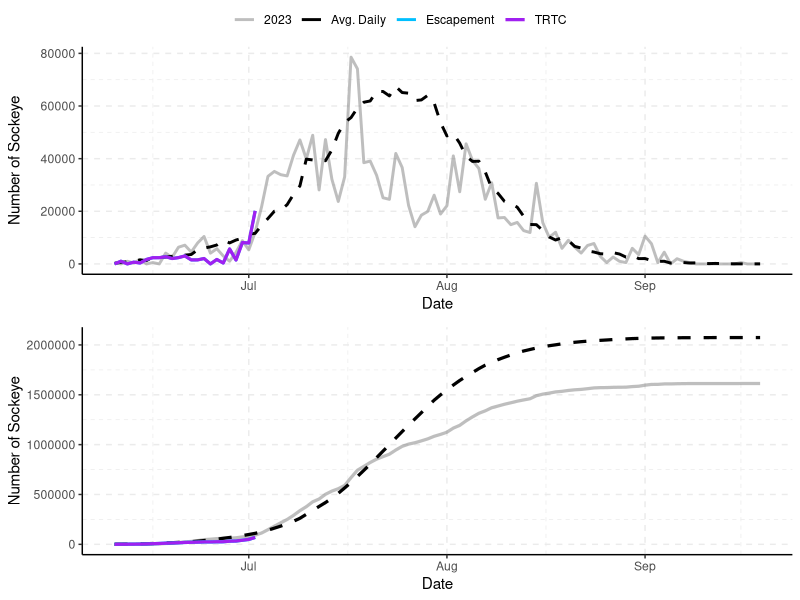
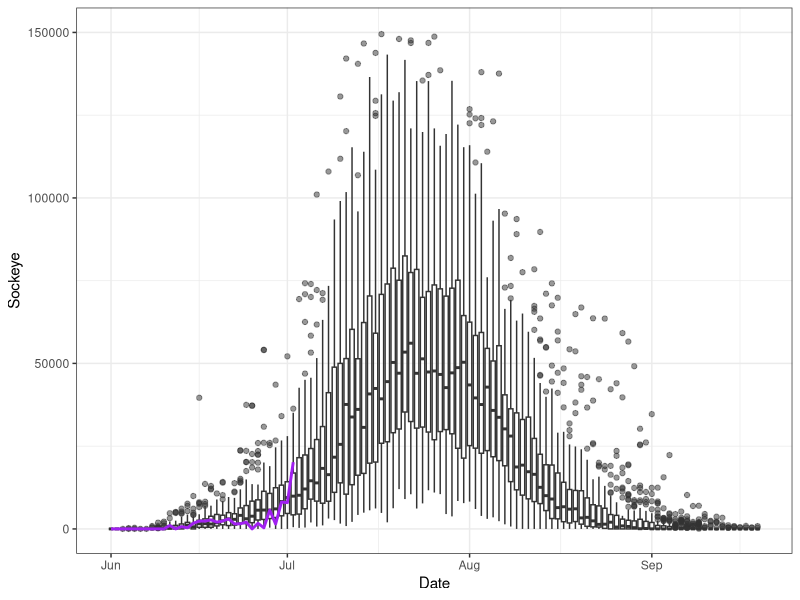
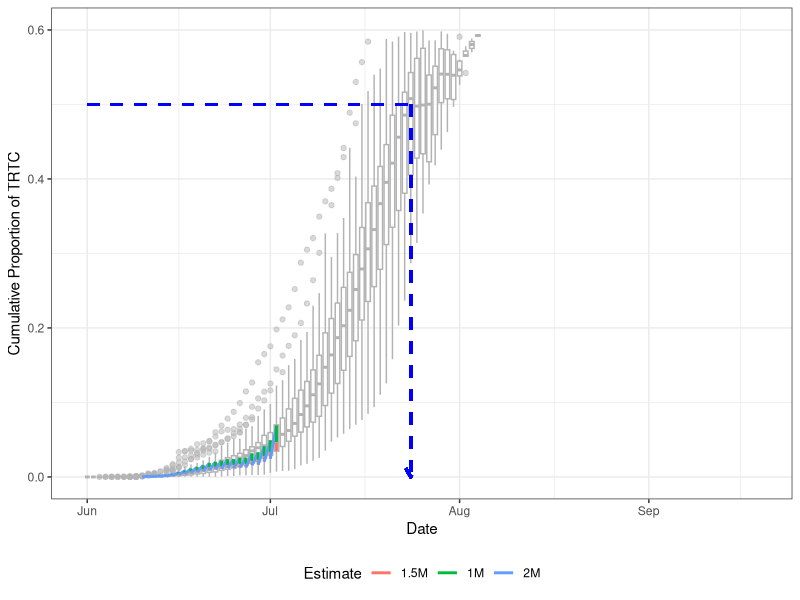
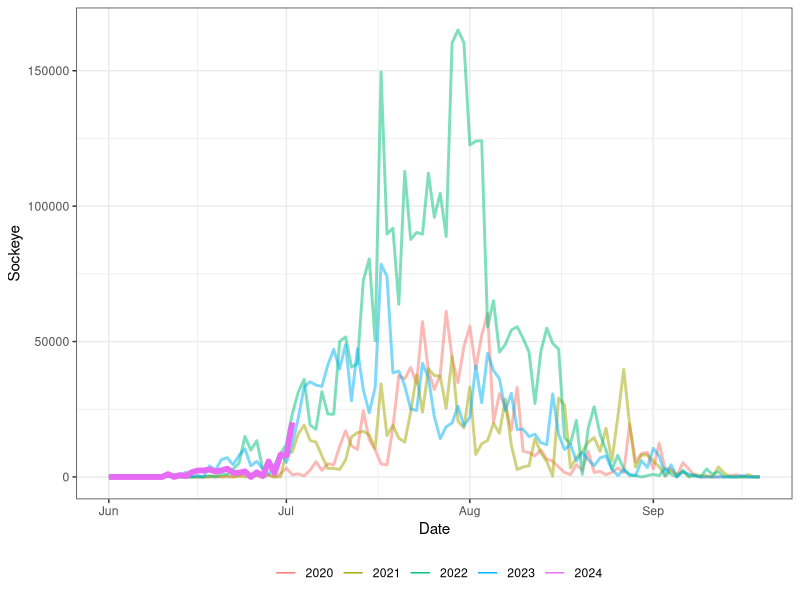
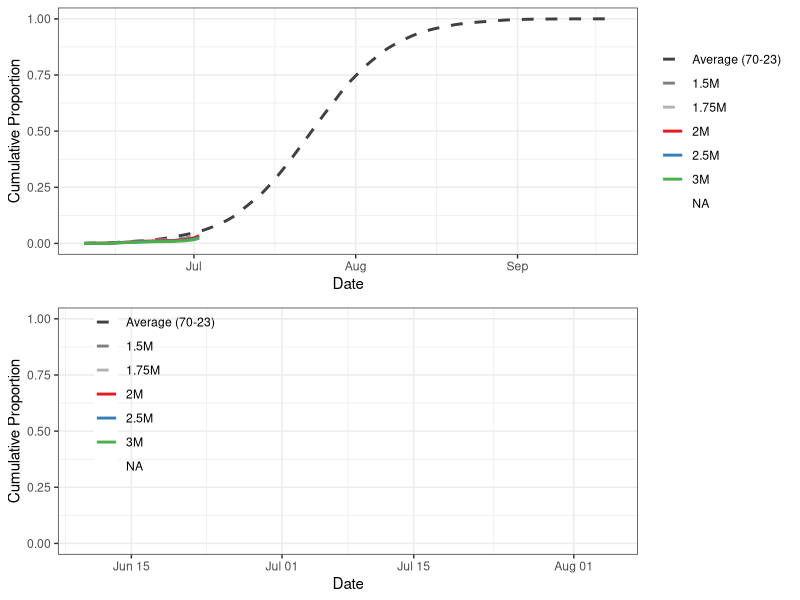
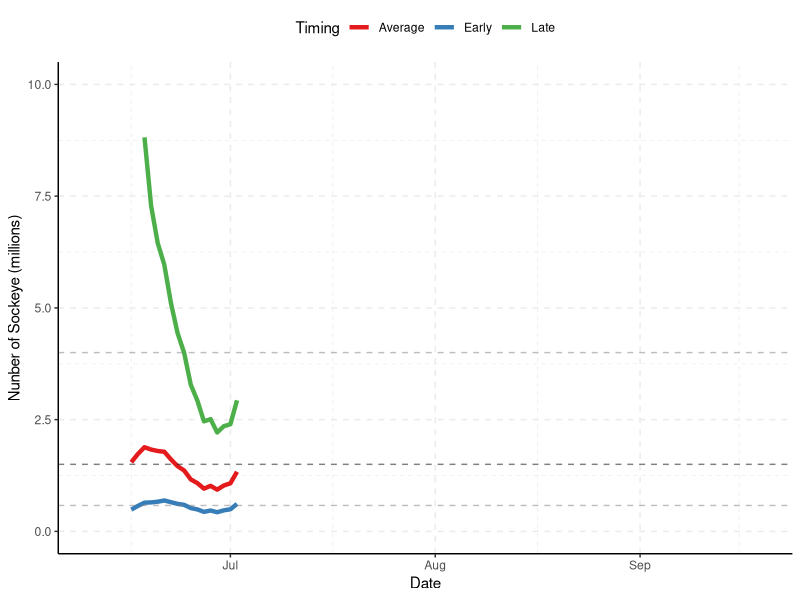
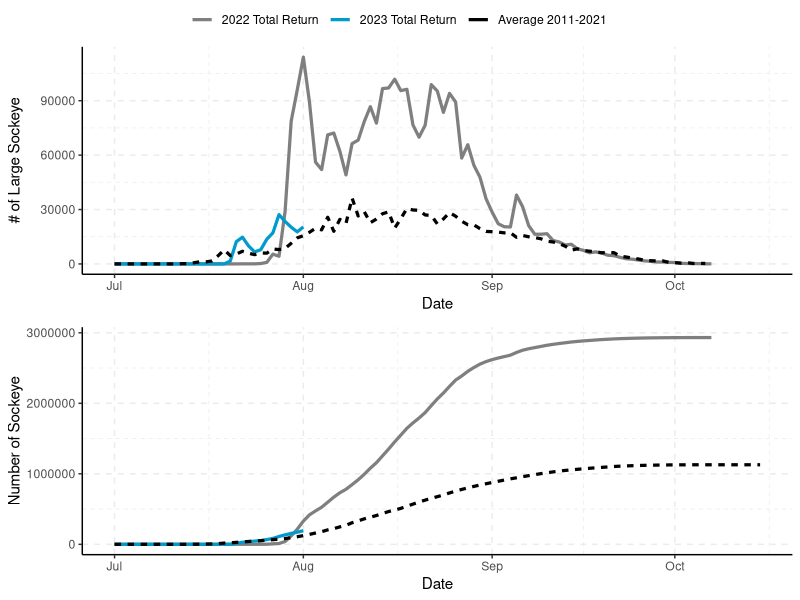
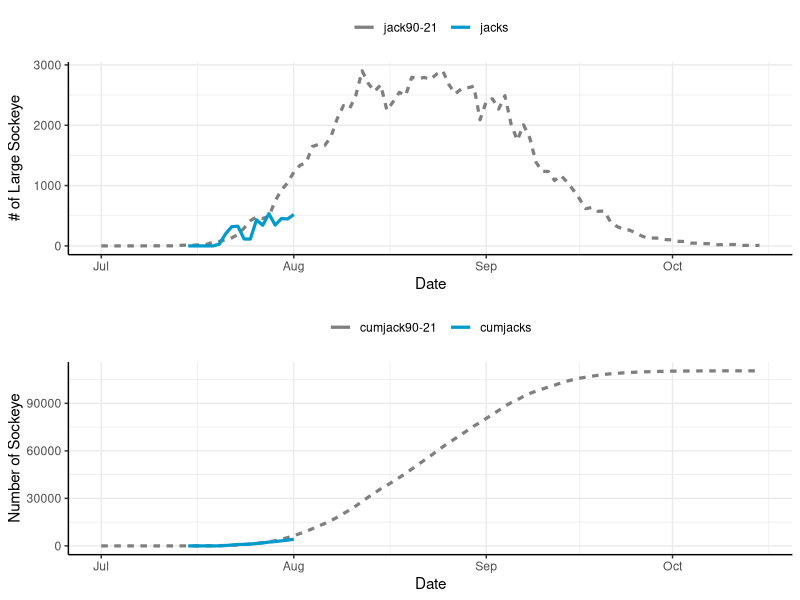

Reproduce these figures in R, in order.
## ---- chunk 1
library(tidyverse)
library(data.table)
library(readxl)
library(knitr)
library(ggpubr)
library(kableExtra)

options(scipen=10000)
## ---- chunk 2
data<-read_excel("data/tyee and catch and fence in-season updates 2024.xlsx",sheet="Tyee")
data$Date<-as.Date(data$Date)
## ---- chunk 3
tyee.day<-as.Date("2024-07-03")
tyee.date<-"July 3"
fence.day<-as.Date("2024-07-03")
fence.date<-"July 3"
## ---- chunk 4
i<-match(tyee.day,data$Date)

average<-data$average[i]

e<-data$cumtyee[i]
t<-data$cumtrtc[i]
c<-data$cumcatch[i]

avgper<-round(data$Runtiming[i],3)*100
earlyper<-round(data$Runtiming[i+7],3)*100
lateper<-round(data$Runtiming[i-7],3)*100

#stat2<-data.frame(`Cumulative to Date`=c("Escapement Past Tyee","TRTC (Escapement+Catch)","Catch (preliminary"),`Number of Sockeye`=c(e,t,c))
#kable(stat2,caption=paste0("Cumulative escapement, TRTC, and catch to ",todate,"."))

stat3<-data.frame(`Cumulative to Date`=c("Escapement Past Tyee","TRTC (Escapement+Catch)","Catch (preliminary)"),`Number of Sockeye`=c(e,t,c),
                  `Run Timing`=c("Average","One week early","One week late"),`Percent Through`=c(avgper,earlyper,lateper))

kable(stat3,caption=paste0("Cumulative escapement, TRTC, and catch to ",tyee.date,"."))

## ---- chunk 5
escandtrtcdaily<-data%>%select(Date,Escapement=esctyee,TRTC=`dailytrtc`,`Avg. Daily`=`average70-23`,"2023"=esc23)%>%
  pivot_longer(2:5,values_to="Number of Sockeye",names_to="Type")%>%
  mutate(lt=case_when(Type=="Escapement"|Type=="TRTC"~"2024",
                      Type=="Avg. Daily"~"Average",
                      Type=="2023"~"2023"))

t1<-ggplot(escandtrtcdaily,aes(x=Date,y=`Number of Sockeye`,color=Type,linetype=lt,size=Type,alpha=Type))+
  geom_line()+
  scale_size_manual(values=c(1,1,1,1.1))+
  scale_alpha_manual(values=c(.5,1,1,1))+
  scale_color_manual(values=c("grey50","black","deepskyblue1","purple"))+
  scale_linetype_manual(values=c("solid","solid","dashed"))+
  theme_classic()+
  grids(linetype = "dashed")+
  theme(legend.title = element_blank(),legend.position = "top")+
  guides(linetype="none")


escandtrtccum<-data%>%select(Date,Escapement=cumtyee,TRTC=cumtrtc,`Avg. Cumulative`=`cum70-23`,"2023"=cum23)%>%
  pivot_longer(2:5,values_to="Number of Sockeye",names_to="Type")%>%
  mutate(lt=case_when(Type=="Escapement"|Type=="TRTC"~"2024",
                      Type=="Avg. Cumulative"~"Average",
                      Type=="2023"~"2023"))

t2<-ggplot(escandtrtccum,aes(x=Date,y=`Number of Sockeye`,color=Type,linetype=lt,alpha=Type))+
  geom_line(linewidth=1.1)+
  scale_linetype_manual(values=c("solid","solid","dashed"))+
  scale_size_manual(values=c(1,1,1,1.1))+
  scale_alpha_manual(values=c(.5,1,1,1))+
  scale_color_manual(values=c("grey50","black","deepskyblue1","purple"))+
  theme_classic()+
  grids(linetype = "dashed")+
  theme(legend.title = element_blank(),legend.position = "top")+
  guides(linetype="none")
## ---- chunk 6
#| label: fig-plot
#| echo: false
#| results: asis
#| message: false
#| warning: false
#| fig-cap: "Daily (top) and cumulative (bottom) estimated escapement and TRTC (escapement + adjusted catch) at the Tyee test fishery versus the 1985-2023 average."
#| fig-height: 8

ggarrange(t1,t2,align="v",ncol=1,common.legend = TRUE)

## ---- chunk 7
#| label: fig-daily-boxplot
#| echo: false
#| message: false
#| warning: false
#| fig-cap: "Daily run through Tyee (uncorrected) from 1970-2023. 2024 run is shown in purple."
#| fig-height: 5

daily<-read_excel("data/tyee and catch and fence in-season updates 2024.xlsx",sheet="tyee daily")

gg.daily<-daily%>%
  pivot_longer("1970":"2024",names_to="Year",values_to="Sockeye")%>%
  mutate(Year=as.numeric(Year))

ggplot(gg.daily,aes(x=Date,y=Sockeye,group=Date))+
  geom_boxplot(fill="white",alpha=.5)+
      geom_line(data=gg.daily%>%filter(Year==2024),aes(x=Date,y=Sockeye,group=1),color="purple",linewidth=1)+
  ylim(0,150000)+
  theme_bw()
## ---- chunk 8
#| label: fig-dailt-cumulative-boxplot
#| echo: false
#| message: false
#| warning: false
#| fig-cap: "Daily cumulative proportion of the sockeye run through Tyee (uncorrected) from 1970-2023. The 2024 run estimates are shown by the coloured lines. Each line represents the proportion through based on a final season estimate shown in the legend. For example, the red line is based on a final TRTC of 1.5M, with the line showing the cumulative number of sockeye through on each date / 1.5M. Until we have the true final TRTC, we will not be able to calculate the true cumulative proportion. This is done to give an idea of run-timing and whether the pre-season forecast is likely to be close to the in-season estimate. The blue dashed line indicates the long-term average 50% through date."
#| fig-height: 5

dailycum<-read_excel("data/tyee and catch and fence in-season updates 2024.xlsx",sheet="tyee pcum")

gg.daily.pcum<-dailycum%>%select("Date":"2023")%>%
  pivot_longer("1970":"2023",names_to="Year",values_to="Sockeye")%>%
  mutate(Year=as.numeric(Year))

data2<-data.frame(date=data$Date,cumtrtc=data$cumtyee)%>%
  mutate(`1M`=cumtrtc/1000000,
         `1.5M`=cumtrtc/1500000,
         `2M`=cumtrtc/2000000)%>%
  pivot_longer(`1M`:`2M`,names_to="estimate",values_to="p")

ggplot(gg.daily.pcum,aes(x=Date,y=Sockeye,group=Date))+
  geom_boxplot(fill="white",color="grey70",alpha=.5)+
    geom_line(data=data2,aes(x=as.POSIXct(date),y=p,color=estimate,group=1),linewidth=1,lwd=2)+
    geom_segment(aes(x=as.POSIXct("2024-06-01"),y=.5,xend=as.POSIXct("2024-07-24"),yend=.5),color="blue",lwd=1,linetype="dashed")+
  geom_segment(aes(x=as.POSIXct("2024-07-24"),y=.5,xend=as.POSIXct("2024-07-24"),yend=0),color="blue",arrow = arrow(length=unit(.25, 'cm')),lwd=1,linetype="dashed")+
  #ylim(0,150000)+
    theme_bw()+
  ylim(0,.6)+
  labs(color="Estimate",y="Cumulative Proportion of TRTC")+
  theme(legend.position = "bottom")

## ---- chunk 9
#| label: fig-tyee2
#| echo: false
#| warning: false
#| message: false
#| fig-cap: "Daily run through Tyee (uncorrected) since 2020. 2024 run is shown in purple."
#| fig-height: 5

gg.daily2<-gg.daily%>%filter(Year>=2020)%>%
  mutate(per=ifelse(Year==2024,"current","past"))

ggplot(gg.daily2,aes(x=Date,y=Sockeye,color=factor(Year),linewidth=per,alpha=per))+
  geom_line()+
  scale_linewidth_manual(values=c(2,1))+
  scale_alpha_manual(values=c(1,.5))+
  theme_bw()+
  guides(alpha="none",linewidth="none")+
  labs(color="")+
  theme(legend.position = "bottom")


## ---- chunk 10
#| label: fig-cumu
#| include: false
#| echo: false
#| message: false
#| warning: false
#| fig-cap: "Cumulative estimated daily proportion of TRTC based on 1985-2021 average."
#| fig-height: 8

i<-match(tyee.day,data$Date)

early<-data$early[i]
average<-data$average[i]
late<-data$late[i]

names(data)

pcum<-data%>%select(Date,cumtrtc,"Average (70-23)"=`pcum70-23`)%>%
  mutate(`1.5M`=cumtrtc/1500000,
         `1.75M`=cumtrtc/1750000,
         `2M`=cumtrtc/2000000,
         `2.5M`=cumtrtc/2500000,
         `3M`=cumtrtc/3000000,
         "Early (70-23)"=lead(`Average (70-23)`,7),
         "Late (70-23)"=lag(`Average (70-23)`,7))%>%
  select(-cumtrtc)%>%
  pivot_longer(2:9,names_to="Type",values_to="cp")%>%
  mutate(Type=factor(Type,levels=c("Early (85-21)","Average (70-23)", "Late (85-21)"
                                   ,"1.5M","1.75M","2M","2.5M","3M")))

cols<-RColorBrewer::brewer.pal(5, "Set1")

g1<-ggplot(pcum,aes(x=Date,y=cp,color=Type,linetype=Type))+
  geom_line(size=1)+
  scale_colour_manual(values=c("grey25","grey50","grey70",cols))+
  scale_linetype_manual(values=c("dashed","dashed","dashed","solid","solid","solid","solid","solid"))+
  theme_bw()+
  labs(y="Cumulative Proportion")+
  theme(legend.title=element_blank(),legend.position.inside=c(.85,.35),legend.background = element_blank())

g2<-ggplot(pcum,aes(x=Date,y=cp,color=Type,linetype=Type))+
  geom_line(size=1)+
  scale_colour_manual(values=c("grey25","grey50","grey70",cols))+
  scale_linetype_manual(values=c("dashed","dashed","dashed","solid","solid","solid","solid","solid"))+
  theme_bw()+
  labs(y="Cumulative Proportion")+
  theme(legend.title=element_blank(),legend.position=c(.17,.65),legend.background = element_blank())+
  ylim(0,1)+
  xlim(as.Date("2023-06-10"),as.Date("2023-08-05"))

ggarrange(g1,g2,align="v",ncol=1)

## ---- chunk 11
#| label: fig-table
#| echo: false
#| results: asis

i<-match(tyee.day,data$Date)

early<-round(data$early[i],0)
average<-round(data$average[i],0)
late<-round(data$late[i],0)

stat1<-data.frame(`Run-Timing`=c("Early","Average","Late"),`Forecasted Final Run Size`=c(early,average,late))

kable(stat1,caption="Forecasted sockeye final TRTC based on 1 week early, average and 1 week late run-timing.")

## ---- chunk 12
#| label: fig-fore
#| echo: false
#| warning: false
#| fig-cap: "Forecasted final TRTC of Skeena sockeye based on the simple scalar run-timing model. The dashed horizontal lines show the median p50 value of the pre-season forecast (black), and the 90% confidence intervals (grey)."
#| fig-height: 4

tyeemodel<-data%>%select(Date,Early=early,Average=average,Late=late)%>%
  pivot_longer(2:4,values_to="Number of Sockeye",names_to="Timing")

ggplot(tyeemodel,aes(x=Date,y=`Number of Sockeye`/10^6,color=Timing))+
  geom_line(size=1.5)+
  labs(y="Nunber of Sockeye (millions)")+
  scale_color_brewer(palette="Set1")+
  theme_classic()+
  ylim(0,10)+
  geom_hline(yintercept=.580,linetype="dashed",alpha=.5,color="grey50")+
  geom_hline(yintercept=1.5,linetype="dashed",alpha=.5,color="black")+
  geom_hline(yintercept=4,linetype="dashed",alpha=.5,color="grey50")+
  grids(linetype = "dashed")+
  theme(legend.position = "top")
## ---- chunk 13
#| echo: false
#| results: asis
#| include: false

fence<-read_excel("data/tyee and catch and fence in-season updates 2023.xlsx",sheet="Babine")
fence$Date<-as.Date(fence$Date)
## ---- chunk 14
#| label: fig-table2
#| echo: false
#| results: asis
#| include: false

i<-match(fence.day,fence$Date)

totalrun<-fence$cumrun[i]
cumjacks<-fence$cumjacks[i]

stat2<-data.frame(`Babine Fence`=c("Large Sockeye","Jacks"),`Total Run`=c(totalrun,cumjacks))

kable(stat2,caption=paste0("Cumulative large sockeye and jacks to Babine River fence to ",fence.date,".")) %>% kable_styling(latex_options = "HOLD_position")

## ---- chunk 15
#| echo: false
#| warning: false
#| include: false

fencedaily<-fence%>%select(Date,`2023 Total Return`=totalrun,`2022 Total Return`=dailyTR.2022,`Average 2011-2021`=`avg11-21`)%>%
  pivot_longer(2:4,values_to="Number of Sockeye",names_to="Type")%>%
  mutate(lt=case_when(Type=="2022 Total Return"|Type=="2023 Total Return"~"Annual",
                      Type=="Average 2011-2021"~"Average"))

b1<-ggplot(fencedaily,aes(x=Date,y=`Number of Sockeye`,color=Type,linetype=lt))+
  geom_line(size=1.1)+
  scale_color_manual(values=c("grey50","deepskyblue3","black"))+
  theme_classic()+
  grids(linetype = "dashed")+
  theme(legend.title = element_blank(),legend.position = "top")+
  guides(linetype="none")+
  labs(y="# of Large Sockeye")

fencecum<-fence%>%select(Date,`2023 Total Return`=cumrun,`Average 2011-2021`=`cumavg11-21`,`2022 Total Return`=cumTR.2022)%>%
  pivot_longer(2:4,values_to="Number of Sockeye",names_to="Type")%>%
  mutate(lt=case_when(Type=="2022 Total Return"|Type=="2023 Total Return"~"Annual",
                      Type=="Average 2011-2021"~"Average"))

b2<-ggplot(fencecum,aes(x=Date,y=`Number of Sockeye`,color=Type,linetype=lt))+
  geom_line(size=1.1)+
  scale_color_manual(values=c("grey50","deepskyblue3","black"))+
  theme_classic()+
  grids(linetype = "dashed")+
  theme(legend.title = element_blank(),legend.position = "top")+
  guides(linetype="none")

## ---- chunk 16
#| label: fig-babine
#| echo: false
#| warning: false
#| fig-cap: "Top panel: Total run to Babine fence for 2023 compared to 2022 (recent highest year) and the average from 2011-2021. Bottom panel: Cumulative estimated run to the Babine fence for 2023 and the average from 2011-2021."
#| include: false
#| fig-height: 5.5

ggarrange(b1,b2,ncol=1,align="v",common.legend = TRUE)

## ---- chunk 17
#| echo: false
#| warning: false
#| include: false

fencejacks<-fence%>%select(Date,jacks=dailytotaljacks,`jack90-21`)%>%
  pivot_longer(2:3,values_to="Number of Sockeye",names_to="Type")%>%
  mutate(lt=case_when(Type=="jacks"~"Annual",
                      Type=="jack90-21"~"Average"))

j1<-ggplot(fencejacks,aes(x=Date,y=`Number of Sockeye`,color=Type,linetype=lt))+
  geom_line(size=1.1)+
  scale_color_manual(values=c("grey50","deepskyblue3","black"))+
  theme_classic()+grids()+
  theme(legend.title = element_blank(),legend.position = "top")+
  guides(linetype="none")+
  labs(y="# of Large Sockeye")

jackscum<-fence%>%select(Date,cumjacks,`cumjack90-21`)%>%
  pivot_longer(2:3,values_to="Number of Sockeye",names_to="Type")%>%
  mutate(lt=case_when(Type=="cumjacks"~"Annual",
                      Type=="cumjack90-21"~"Average"))

j2<-ggplot(jackscum,aes(x=Date,y=`Number of Sockeye`,color=Type,linetype=lt))+
  geom_line(size=1.1)+
  scale_color_manual(values=c("grey50","deepskyblue3","black"))+
  theme_classic()+grids()+
  theme(legend.title = element_blank(),legend.position = "top")+
  guides(linetype="none")

## ---- chunk 18
#| label: fig-cumu_bab
#| echo: false
#| warning: false
#| fig-cap: "Daily (top) and cumulative (bottom) estimated total run of sockeye jacks in 2023 at the Babine Fence versus the 1990-2021 average."
#| include: false
#| fig-height: 6

ggarrange(j1,j2,align="v",ncol=1)

## ---- chunk 19
#| label: fig-diff
#| echo: false
#| fig-cap: "Estimated difference in sockeye between escapement past Tyee and the Babine Fence based on 3 week migration timing, 10% non-Babine stocks, and in-river FSC and demo catch to date. The solid blue line is the escapement past Tyee, the dotted green line is the expected run at the Babine fence, the solid black line is the actual total run at the fence, and the red line is the difference between the black line and green line (fence run - expected run)."
#| include: false
#| fig-height: 6

#Explanation for figure
#This comparison aims to provide a coarse idea on the catchability at Tyee. #The red line in the figure below shows the difference between the escapement #past Tyee and the total run being counted at the Babine Fence, based on some #assumptions. These assumptions include 3 week migration timing, 10% #non-Babine stock composition and a rough estimate of in-river FSC and demo #harvest to date between Tyee and Babine. In 2023 some sockeye were missed #due to the delay from wildfire evacuations, however DFO and LBN staff #indicate that no sockeye were visible below the fence when it was evacuated, #and therefore the number of sockeye missed was probably fairly low. #Additional analysis will be required to provide an estimate of the number of #missed sockeye.

pernonbabine<-.1

ty<-data%>%select(Date, Observed.Tyee=cumtyee)
fe<-fence%>%select(Date,Actual.Fence=cumrun)

inrivercatch<-read_excel("data/tyee and catch and fence in-season updates 2023.xlsx",sheet="inriver catch")
inrivercatch$Date<-as.Date(inrivercatch$Date)

ca<-inrivercatch%>%select(Date,inriver.harvest)

comp<-merge(ty,fe,all=TRUE)%>%merge(ca,all=TRUE)%>%
  mutate(Expected.Babine=lag((1-pernonbabine)*Observed.Tyee,21),
         `Difference @ 3 Weeks`=Actual.Fence-Expected.Babine-inriver.harvest)%>%
  select(-inriver.harvest)%>%
  pivot_longer(2:5,names_to="Count",values_to="Fish")

ggplot(comp,aes(x=Date,y=Fish,color=Count,size=Count,linetype=Count))+
  geom_line()+
  theme_classic()+grids()+
  scale_colour_manual(values=c("black","red","seagreen4","blue"))+
  scale_linetype_manual(values=c("solid","solid","dashed","solid"))+
  scale_size_manual(values=c(2,1,1,1.5))+
  theme(legend.position="top")+
  labs(y="Number of Large Sockeye")+
  ylim(-250000,1500000)

## ---- chunk 20
#| echo: false
#| warning: false
#| include: false

hcr<-data.frame(TRTC=c(0,1050000,2000000,4000000,5000000),
                HR=c(0,0,.2,.4,.4))

p1<-ggplot(hcr,aes(x=TRTC/10^6,y=HR))+
  geom_line(size=1.1)+
  geom_vline(xintercept=average/10^6,linetype="dashed",col="#E41A1C")+
  geom_vline(xintercept=late/10^6,linetype="dashed",col="#4DAF4A")+
  geom_vline(xintercept=early/10^6,linetype="dashed",col="#377EB8")+
  theme_bw()+
  ylim(0,1)+
  labs(y="Canadian Harvest Rate",x="Skeena sockeye return to Canada (millions)")

data<-data%>%rowwise()%>%mutate("TAC-average"=case_when(average<1050000~0,
                          average>=1050000&average<2000000~((average-1050000)/(2000000-1050000)*(.2-.0)+0)*average,
                          average>=2000000&average<4000000~((average-2000000)/(4000000-2000000)*(.4-.2)+.2)*average,
                          average>=4000000~.4*average),
                          "TAC-late"=case_when(late<1050000~0,
                          late>=1050000&late<2000000~((late-1050000)/(2000000-1050000)*(.2-.0)+0)*late,
                          late>=2000000&late<4000000~((late-2000000)/(4000000-2000000)*(.4-.2)+.2)*late,
                          late>=4000000~.4*late),
                          "TAC-early"=case_when(early<1050000~0,
                          early>=1050000&early<2000000~((early-1050000)/(2000000-1050000)*(.2-.0)+0)*early,
                          early>=2000000&early<4000000~((early-2000000)/(4000000-2000000)*(.4-.2)+.2)*early,
                          early>=4000000~.4*early))

ggcatch<-data%>%select(Date,`Cumulative Catch 2023`=cumcatch,
                       `TAC-average`,`TAC-early`,`TAC-late`)%>%
  pivot_longer(2:5,names_to="Catch Type",values_to="Catch")%>%
  filter(Date>"2023-07-01"&Date<"2023-08-15")


p2<-ggplot(ggcatch,aes(x=Date,y=Catch,color=`Catch Type`,size=`Catch Type`,linetype=`Catch Type`))+
  geom_line(size=1.1)+
  scale_color_manual(values=c("black","#E41A1C","#377EB8","#4DAF4A"))+
  scale_size_manual(values=c(2,1,1,1))+
  scale_linetype_manual(values=c("solid","dashed","dashed","dashed"))+
  theme_bw()+
  labs(y="Number of Sockeye")+
  theme(legend.position="top")

catch<-data%>%select(Date,Gillnet=gncatch,Seine=sncatch)%>%
  pivot_longer(2:3,names_to="Gear",values_to="Catch")%>%
    filter(Date>"2023-07-01"&Date<"2023-08-15")

p3<-ggplot(catch,aes(x=Date,y=Catch,fill=Gear))+
  geom_col()+
  scale_fill_brewer(palette="Set1")+
  theme_bw()+
  theme(legend.position="top")

cpue<-data%>%select(Date,gncatch,sncatch,gneffort,sneffort)%>%
  mutate(Gillnet=gncatch/gneffort,Seine=sncatch/sneffort)%>%
  select(Date,Gillnet,Seine)%>%
  pivot_longer(2:3,names_to="Gear",values_to="CPUE")%>%
  filter(Date>"2023-07-01"&Date<"2023-08-15")

p4<-ggplot(cpue,aes(x=Date,y=CPUE,color=Gear))+
  geom_line()+geom_point()+
  scale_color_brewer(palette="Set1")+
  theme_bw()+
  theme(legend.position = "top")+
  labs(y="Sockeye CPUE")+
  expand_limits(y=0)

## ---- chunk 21
#| label: kitwanga
#| echo: false
#| warning: false
#| include: false
## ---- chunk 22
#| label: fig-skeena
#| echo: false
#| warning: false
#| fig-cap: "Top panel: The Skeena sockeye harvest control rule based on TRTC. Bottom panel: Cumulative Area 4 gillnet and seine sockeye catch versus daily estimates of TAC based on early (blue), average (red), and late (green) run-timing from the in-season TRTC model."
#| include: false
#| fig-height: 6

ggarrange(p1,p2,ncol=1,align="v")

## ---- chunk 23
#| label: fig-gill
#| echo: false
#| warning: false
#| fig-cap: "Top panel: Area 4 gillnet and seine sockeye catch. Bottom panel: CPUE of gillnet and seine based on daily catch/daily effort. Note that some values are preliminary."
#| include: false
#| fig-height: 6

ggarrange(p3,p4,ncol=1,align="v")
## ---- chunk 24
#| label: fig-demo
#| echo: false
#| warning: false
#| fig-cap: "Catches of sockeye in First Nations Area 4 demo fisheries."
#| include: false
#| fig-height: 4

demo.data<-read_excel("data/tyee and catch and fence in-season updates 2023.xlsx",sheet="demo catches")
demo.data$date<-as.Date(demo.data$date)

demo.totals<-demo.data%>%group_by(Nation=nation)%>%summarise("Total Demo Sockeye Catch"=sum(pieces))

total.demo.catch=sum(demo.totals$`Total Demo Sockeye Catch`)

total.row<-tibble(Nation="Total","Total Demo Sockeye Catch"=total.demo.catch)

demo.table<-rbind(demo.totals,total.row)

kable(demo.table,caption="Total Area 4 First Nations demo catches of sockeye.")%>%
  row_spec(3,hline_after=T) %>% kable_styling(latex_options = "HOLD_position")

ggplot(demo.data,aes(x=date,y=pieces,fill=nation))+
  geom_col()+
  labs(y="Number of Sockeye",x="Date",fill="Nation")+
  theme_bw()+
  xlim(c(as.Date("2023-07-01"),as.Date("2023-09-01")))


## ---- chunk 25
#| label: fig-other
#| echo: false
#| message: false
#| warning: false
#| fig-cap: "Number of other species caught and released (coho, chinook, chum and steelhead), or kept (pinks)."
#| include: false
#| fig-height: 7

othercatch<-read_excel("data/tyee and catch and fence in-season updates 2023.xlsx",sheet="gncatch")

#oc2<-othercatch%>%pivot_longer(4:10,names_to="Species",values_to="Catch")%>%
#  mutate(cpue=Catch/effort)%>%
#  filter(Date>as.Date("2023-07-05")&Date<as.Date("2023-08-10"))%>%
#  mutate(type=ifelse(Species%in%c("Chinook (Released)","Chum (Released)","Steelhead (Released)","Coho (Released)"),"Released","Kept"))%>%
#  mutate(sp=case_when(Species=="Chinook (Released)"~"Chinook",
#                      Species=="Coho (Released)"~"Coho",
#                      Species=="Pink (Kept)"~"Pink Kept",
#                      Species=="Pink (Released)"~"Pink Rel",
#                      Species=="Chum (Released)"~"Chum",
#                      Species=="Steelhead (Released)"~"Steelhead",
#                      Species=="Sockeye (Kept)"~"Sockeye"))

oc2<-othercatch%>%pivot_longer(4:10,names_to="Species",values_to="Catch")%>%
  mutate(cpue=Catch/effort)%>%
  filter(Date>as.Date("2023-07-05")&Date<as.Date("2023-08-10"))%>%
  mutate(type=ifelse(Species%in%c("Chinook (Released)","Chum (Released)","Steelhead (Released)","Coho (Released)"),"Released","Kept"))%>%
  mutate(sp=case_when(Species=="Chinook (Released)"~"Chinook",
                      Species=="Coho (Released)"~"Coho",
                      Species=="Pink (Kept)"~"Pink",
                      Species=="Pink (Released)"~"Pink",
                      Species=="Chum (Released)"~"Chum",
                      Species=="Steelhead (Released)"~"Steelhead",
                      Species=="Sockeye (Kept)"~"Sockeye"),
         dis=case_when(Species=="Chinook (Released)"~"Released",
                      Species=="Coho (Released)"~"Released",
                      Species=="Pink (Kept)"~"Kept",
                      Species=="Pink (Released)"~"Released",
                      Species=="Chum (Released)"~"Released",
                      Species=="Steelhead (Released)"~"Released",
                      Species=="Sockeye (Kept)"~"Kept"))

#ggplot(oc2,aes(x=Date,y=Catch,color=gear))+
#  geom_line()+geom_point()+
#  theme_classic()+
#  grids()+
#  facet_wrap(~Species,ncol=2,scales="free_y")+
#  theme(legend.position="top")+
#  expand_limits(y=0)

ggplot(oc2,aes(x=Date,y=Catch,color=gear))+
  geom_line()+geom_point()+
  theme_bw()+
  grids()+
  #facet_wrap(~Species,ncol=2,scales="free_y")+
  facet_grid(sp~dis,scales="free_y")+
  theme(legend.position="top")+
  expand_limits(y=0)

## ---- chunk 26
#| label: fig-other_cpue
#| echo: false
#| message: false
#| warning: false
#| fig-cap: "CPUE of other species caught and released (coho, chinook, chum and steelhead), or kept (pinks) by gillnets."
#| include: false
#| fig-height: 7

gncpue<-oc2%>%filter(gear=="gillnet")

ggplot(gncpue,aes(x=Date,y=cpue))+
  geom_line()+geom_point()+
  theme_bw()+
  grids()+
  #facet_wrap(~Species,ncol=2,scales="free_y")+
  facet_grid(sp~dis,scales="free_y")+
  theme(legend.position="top")
## ---- chunk 27
#| label: fig-seine
#| echo: false
#| message: false
#| warning: false
#| fig-cap: "CPUE of other species caught and released (coho, chinook, chum and steelhead), or kept (pinks) by seines."
#| include: false
#| fig-height: 7

sncpue<-oc2%>%filter(gear=="seine")

ggplot(sncpue,aes(x=Date,y=cpue))+
  geom_line()+geom_point()+
  theme_bw()+
  grids()+
  #facet_wrap(~Species,ncol=2,scales="free_y")+
  facet_grid(sp~dis,scales="free_y")+
  theme(legend.position="top")
## ---- chunk 28
#| label: fig-area4
#| echo: false
#| message: false
#| warning: false
#| fig-cap: "Total catch of other species caught and kept or released (coho, pinks, chinook, chum and steelhead) by gillnets and seines in the marine Area 4 commercial fishery."
#| include: false
#| fig-height: 6

oc.total<-oc2%>%group_by(gear,Species=sp,dis)%>%summarise(total=sum(Catch,na.rm=TRUE))

oc.table<-oc.total%>%pivot_wider(names_from=c("gear","dis"),values_from="total")%>%replace(is.na(.),0)

kable(oc.table,caption=paste0("Total catch of coho, chum, chinook, pink and steelhead in the commercial gillent and seine fisheries to ",tyee.date,"."))

ggplot(oc.total,aes(x=Species,y=total,fill=gear))+
  geom_col()+
  scale_color_brewer(palette="Set1")+
  #geom_text(aes(label=total),vjust=-.3,color="black")+
  facet_wrap(~dis,ncol=1,scales="free_y")+
  theme_bw()+
  labs(y="Total Catch",x="Species")+
  scale_y_continuous(expand=c(.1,0))+
  theme(strip.background = element_blank())

## ---- chunk 29
#| echo: false
#| include: false
#| warning: false
#| message: false

rt<-read_excel("data/rt karl.xlsx",sheet="Sheet1")

n=10000

rtm<-data.frame()

for (i in 1:nrow(rt)){
  u<-rt$MeanJulian[i]
  sd<-rt$SD[i]
  
  g<-data.frame(stock=rt$Stock[i],dev=rnorm(n,rt$MeanJulian[i],rt$SD[i]))
  rtm<-rbind(rtm,g)
  
}

#as.numeric(format(as.Date("2022-08-07"), "%j"))

days<-format(seq(as.Date("2022-06-01"),as.Date("2022-09-15"),10),"%b-%d")

rtm2<-rtm%>%filter(dev>=152&dev<=258)%>%group_by(stock)%>%mutate(u=mean(dev))

## ---- chunk 30
#| label: fig-boxp
#| echo: false
#| fig-cap: "Boxplots of stock specific run-timing through Tyee. Based on 2000-2014 data provided by Karl English from updated NBRR work. The filled area of the box represents 50% of the run."
#| warning: false
#| message: false
#| fig-height: 8

ggplot(rtm2,aes(x=dev,y=reorder(stock,dev,FUN=median),fill=stock))+
  geom_boxplot()+
  theme_classic()+grids()+
  scale_y_discrete(limits=rev)+
  guides(fill="none")+
  labs(y="Stock",x="Date",title="Stock run-timing at Tyee based on 2000-2014 GSI",subtitle="NBRR data provided by Karl English July 2022")+
 scale_x_continuous(breaks=seq(152,258,10),labels=days)+
  theme(axis.text.x = element_text(angle=90))

## ---- chunk 31
#| label: fig-hist
#| echo: false
#| fig-cap: "Histograms of stock specific run-timing through Tyee. Based on 2000-2014 data provided by Karl English from updated NBRR work."
#| warning: false
#| message: false
#| fig-height: 8

ggplot(rtm2,aes(x=dev))+
  geom_histogram(aes(fill=stock),binwidth = 5,alpha=.3)+
  facet_grid(reorder(stock,dev,FUN=median)~.,scales="free_y",switch="y")+
  theme_classic()+grids()+
  theme(strip.text.y.left = element_text(angle=0,size=8),
        strip.placement="outside",
        axis.text.y=element_blank(),
        axis.ticks.y=element_blank(),
        strip.background = element_blank(),
        axis.text.x = element_text(angle=90))+
  labs(y="Stock",x="Date",title="Stock run-timing at Tyee based on 2000-2014 GSI",subtitle="NBRR data provided by Karl English July 2022")+
  geom_vline(aes(xintercept=u,color=stock), size=1,alpha=.5)+
  scale_x_continuous(breaks=seq(152,258,10),labels=days)+
  guides(fill="none",color="none")+
  annotate("rect", xmin = 196, xmax = 219, ymin = 0, ymax = Inf,alpha = .2)
  
## ---- chunk 32
#| label: fig-dens
#| echo: false
#| fig-cap: "Density plot of stock specific run-timing through Tyee. Based on 2000-2014 data provided by Karl English from updated NBRR work."
#| warning: false
#| message: false
#| fig-height: 8

ggplot(rtm2,aes(x=dev),color=stock)+
  geom_density(aes(fill=stock),alpha=.3)+
  #scale_fill_brewer(palette="Set1")+
  facet_wrap(~reorder(stock,dev,FUN=median),scales="free_y",ncol=1,strip.position="left")+
  theme_classic()+grids()+
   theme(strip.text.y.left = element_text(angle=0,size=8),
        strip.placement="outside",
        axis.text.y=element_blank(),
        axis.ticks.y=element_blank(),
        axis.ticks.x=element_blank(),
        strip.background = element_blank(),
        axis.text.x = element_text(angle=90),
        plot.caption.position="plot",
        plot.caption=element_text(hjust=.5))+
  geom_vline(aes(xintercept=u,color=stock), size=1,alpha=.5)+
  labs(y="Stock",x="Date",caption="Stock run-timing at Tyee based on average run-timing (2000-2014) plus 3 weeks.\nVertical lines show the mean for each stock, with the 2022 harvest window\nshown by the grey shaded box.\nData from Karl English from NBRR update provided July 2022.")+
  scale_x_continuous(breaks=seq(152,258,10),labels=days)+
  guides(fill="none",color="none")+
   annotate("rect", xmin = 196, xmax = 219, ymin = 0, ymax = Inf,alpha = .2)

#ggsave("Tyee stock run timing.png",dpi=600,height=8,width=7)
## ---- chunk 33
#| include: false

babrt<-rtm%>%filter(stock%in%c("Babine W Early","Babine W Middle","Babine W Late","Babine Pinkut","Babine Fulton"))%>%
  mutate(fencert=dev+21)

days<-format(seq(as.Date("2022-07-01"),as.Date("2022-10-07"),7),"%b-%d")
as.numeric(format(as.Date("2022-10-07"), "%j"))

babrt2<-babrt%>%filter(fencert>=182&fencert<=280)%>%group_by(stock)%>%mutate(med=mean(fencert))

babmed<-babrt%>%group_by(stock)%>%summarise(u=mean(fencert))

ggplot(babrt2,aes(x=fencert))+
  geom_density(aes(fill=stock),alpha=.3)+
  scale_fill_brewer(palette="Set1")+
  facet_wrap(~reorder(stock,dev,FUN=median),scales="free_y",ncol=1,strip.position="left")+
  theme_classic()+grids()+
  theme(strip.text.y.left = element_text(angle=0,size=8),
        strip.placement="outside",
        axis.text.y=element_blank(),
        axis.ticks.y=element_blank(),
        axis.ticks.x=element_blank(),
        strip.background = element_blank(),
        axis.text.x = element_text(angle=90),
        plot.caption.position="plot",
        plot.caption=element_text(hjust=0))+
  geom_vline(aes(xintercept =med,color=stock), size=1,alpha=.5)+
  scale_color_brewer(palette="Set1")+
  labs(y="Stock",x="Date",
  caption="Stock run-timing at Babine fence based on average Tyee run-timing (2000-2014) plus 3 weeks.\nData from Karl English from NBRR update provied July 2022.")+
  scale_x_continuous(breaks=seq(182,280,7),labels=days)+
  guides(fill="none",color="none")

#ggsave("Babine run timing for Donna.png",dpi=600,height=8,width=7)
